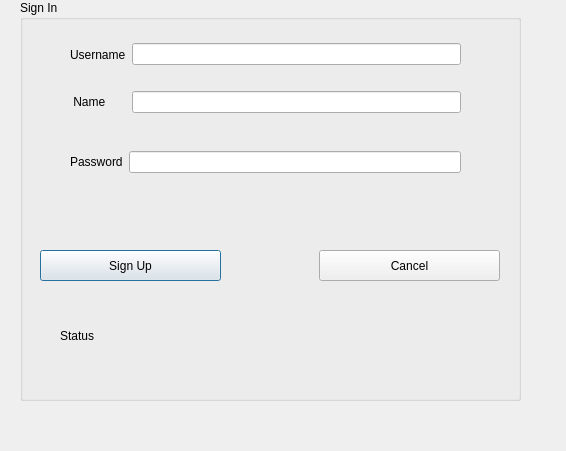
<?xml version="1.0" encoding="UTF-8"?>
<ui version="4.0">
 <class>signup</class>
 <widget class="QDialog" name="signup">
  <property name="geometry">
   <rect>
    <x>0</x>
    <y>0</y>
    <width>566</width>
    <height>451</height>
   </rect>
  </property>
  <property name="windowTitle">
   <string>Dialog</string>
  </property>
  <widget class="QGroupBox" name="groupBox">
   <property name="geometry">
    <rect>
     <x>20</x>
     <y>0</y>
     <width>501</width>
     <height>401</height>
    </rect>
   </property>
   <property name="title">
    <string>Sign In</string>
   </property>
   <widget class="QPushButton" name="pushButton">
    <property name="geometry">
     <rect>
      <x>20</x>
      <y>250</y>
      <width>181</width>
      <height>31</height>
     </rect>
    </property>
    <property name="text">
     <string>Sign Up</string>
    </property>
   </widget>
   <widget class="QPushButton" name="pushButton_2">
    <property name="geometry">
     <rect>
      <x>299</x>
      <y>250</y>
      <width>181</width>
      <height>31</height>
     </rect>
    </property>
    <property name="text">
     <string>Cancel</string>
    </property>
   </widget>
   <widget class="QWidget" name="layoutWidget">
    <property name="geometry">
     <rect>
      <x>50</x>
      <y>90</y>
      <width>391</width>
      <height>24</height>
     </rect>
    </property>
    <layout class="QHBoxLayout" name="horizontalLayout">
     <item>
      <widget class="QLabel" name="label_2">
       <property name="text">
        <string> Name      </string>
       </property>
      </widget>
     </item>
     <item>
      <widget class="QLineEdit" name="lineEdit_Name"/>
     </item>
    </layout>
   </widget>
   <widget class="QWidget" name="layoutWidget_2">
    <property name="geometry">
     <rect>
      <x>50</x>
      <y>40</y>
      <width>391</width>
      <height>29</height>
     </rect>
    </property>
    <layout class="QHBoxLayout" name="horizontalLayout_2">
     <item>
      <widget class="QLabel" name="label">
       <property name="text">
        <string>Username</string>
       </property>
      </widget>
     </item>
     <item>
      <widget class="QLineEdit" name="lineEdit_User"/>
     </item>
    </layout>
   </widget>
   <widget class="QWidget" name="layoutWidget_3">
    <property name="geometry">
     <rect>
      <x>50</x>
      <y>150</y>
      <width>391</width>
      <height>24</height>
     </rect>
    </property>
    <layout class="QHBoxLayout" name="horizontalLayout_3">
     <item>
      <widget class="QLabel" name="label_3">
       <property name="text">
        <string>Password</string>
       </property>
      </widget>
     </item>
     <item>
      <widget class="QLineEdit" name="lineEdit_pass">
       <property name="echoMode">
        <enum>QLineEdit::Password</enum>
       </property>
      </widget>
     </item>
    </layout>
   </widget>
   <widget class="QLabel" name="status">
    <property name="geometry">
     <rect>
      <x>40</x>
      <y>320</y>
      <width>151</width>
      <height>31</height>
     </rect>
    </property>
    <property name="text">
     <string>Status</string>
    </property>
   </widget>
  </widget>
 </widget>
 <resources/>
 <connections/>
</ui>
